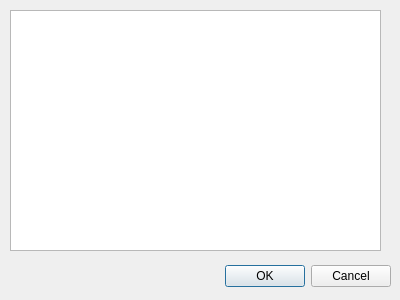
<?xml version="1.0" encoding="UTF-8"?>
<ui version="4.0">
 <class>CodeDialog</class>
 <widget class="QDialog" name="CodeDialog">
  <property name="geometry">
   <rect>
    <x>0</x>
    <y>0</y>
    <width>400</width>
    <height>300</height>
   </rect>
  </property>
  <property name="windowTitle">
   <string>Dialog</string>
  </property>
  <widget class="QDialogButtonBox" name="buttonBox">
   <property name="geometry">
    <rect>
     <x>50</x>
     <y>260</y>
     <width>341</width>
     <height>32</height>
    </rect>
   </property>
   <property name="orientation">
    <enum>Qt::Horizontal</enum>
   </property>
   <property name="standardButtons">
    <set>QDialogButtonBox::Cancel|QDialogButtonBox::Ok</set>
   </property>
  </widget>
  <widget class="QPlainTextEdit" name="plainTextEdit">
   <property name="geometry">
    <rect>
     <x>10</x>
     <y>10</y>
     <width>371</width>
     <height>241</height>
    </rect>
   </property>
   <property name="plainText">
    <string/>
   </property>
   <property name="placeholderText">
    <string/>
   </property>
  </widget>
 </widget>
 <resources/>
 <connections>
  <connection>
   <sender>buttonBox</sender>
   <signal>accepted()</signal>
   <receiver>CodeDialog</receiver>
   <slot>accept()</slot>
   <hints>
    <hint type="sourcelabel">
     <x>248</x>
     <y>254</y>
    </hint>
    <hint type="destinationlabel">
     <x>157</x>
     <y>274</y>
    </hint>
   </hints>
  </connection>
  <connection>
   <sender>buttonBox</sender>
   <signal>rejected()</signal>
   <receiver>CodeDialog</receiver>
   <slot>reject()</slot>
   <hints>
    <hint type="sourcelabel">
     <x>316</x>
     <y>260</y>
    </hint>
    <hint type="destinationlabel">
     <x>286</x>
     <y>274</y>
    </hint>
   </hints>
  </connection>
 </connections>
</ui>
